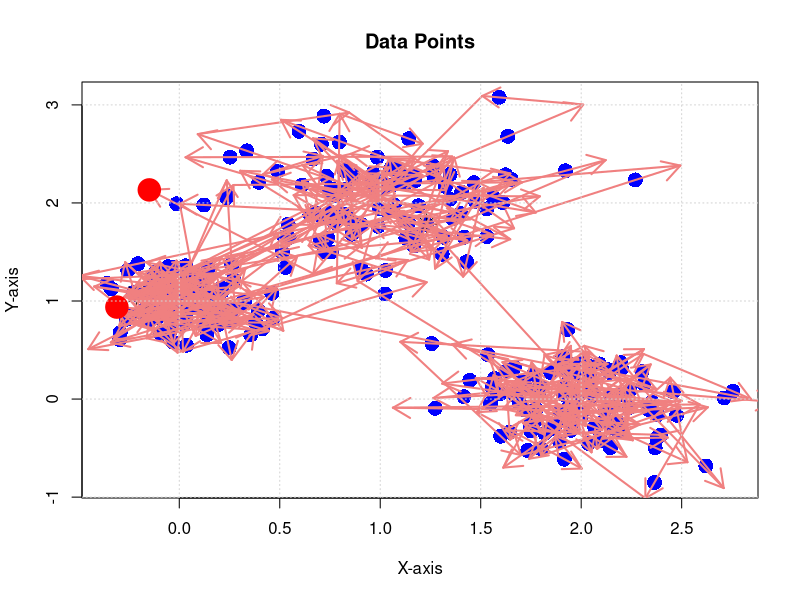

Write R code to recreate this figure.
sclFunc <- function(data, codevectors, iterations, learning_rate) {
  # Plot the points
  plot(data,
    main = "Data Points",
    xlab = "X-axis",
    ylab = "Y-axis",
    pch = 16,
    cex = 2,
    col = "blue"
  )

  points(codevectors, col = "black", pch = 8, cex = 2)
  previous_centers <- codevectors
  # Simple Competitive Learning Algorithm
  for (iter in 1:iterations) {
    for (i in 1:nrow(data)) {
      # Calculate Euclidean distance from point to each center
      distances <- sqrt((data$x[i] - codevectors[, 1])^2 + (data$y[i] - codevectors[, 2])^2)
      # Find the index of the closest center
      winner <- which.min(distances)
      # Update the winner center towards the input point
      codevectors[winner, 1] <- codevectors[winner, 1] + learning_rate * (data$x[i] - codevectors[winner, 1])
      codevectors[winner, 2] <- codevectors[winner, 2] + learning_rate * (data$y[i] - codevectors[winner, 2])

      arrows(previous_centers[winner, 1], previous_centers[winner, 2],
        codevectors[winner, 1], codevectors[winner, 2],
        col = "lightcoral",
        length = 0.2,
        lwd = 2
      )
      # Update the previous centers
      previous_centers <- codevectors
    }
  }
  # # Visualising the results
  points(codevectors[, 1], codevectors[, 2],
    col = "red",
    pch = 19,
    cex = 3
  )
  grid()
}
# Create data

dataset <- read.table("unit2/data/kmeansdata01.csv", sep = ",", header = TRUE)
data <- dataset[, 1:2]
k <- 3
codevectors <- data[sample(1:nrow(data), k), ]

iterations <- 1 # epoch
learning_rate <- 1.2 # lamda
# Show Simple Competitive Learning
set.seed(123)
png("unit2/output/simplecl.png")
sclFunc(data, codevectors, iterations, learning_rate)
dev.off()
